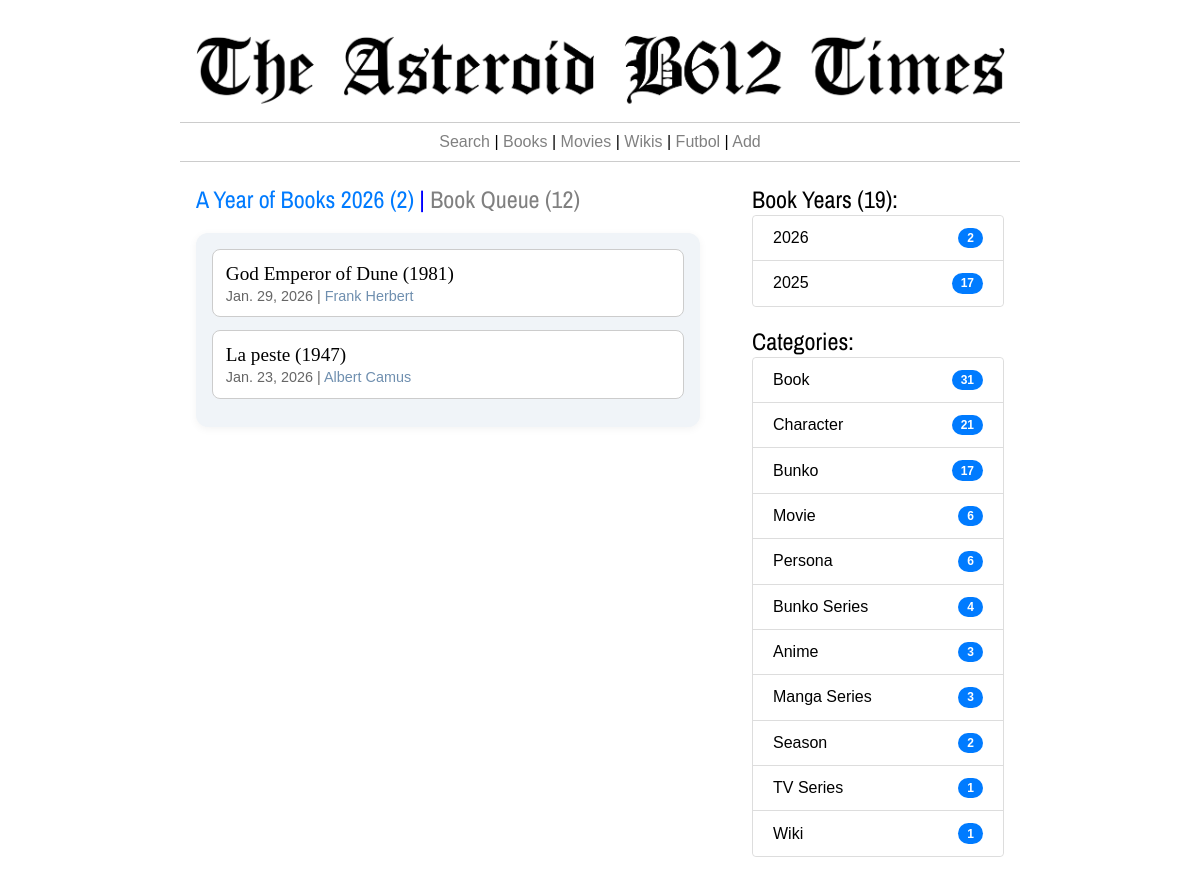
Page /book-history/ on the committed database.
### thetimes/models.py (models this page shows, shortened)
class Consumo(models.Model):
    item = models.ForeignKey(Item,on_delete=models.CASCADE)
    fec_ini = models.DateField()
    fec_fin = models.DateField(null=True, blank=True)
    unidades = models.CharField(max_length=100)
    cantidad = models.IntegerField()
    multiplicador = models.IntegerField()
    consumo = models.IntegerField()
    formato = models.CharField(max_length=200)
    inprogress = models.BooleanField(default=False)

class Item(models.Model):
    titulo = models.CharField(max_length=255)
    tipo = models.ForeignKey(Category, on_delete=models.CASCADE)
    contenido = models.TextField()
    fecha_creacion = models.DateTimeField()
    fecha_edicion = models.DateTimeField()
    consumido = models.BooleanField(default=False)
    @property
    def credit_links(self):
        if self.tipo.category.lower() in  ['book','movie','album']:
            ncreds = AttrItem.objects.filter(child=self, rel_name__in=['author','illustratror','pseudonym','director','Artist','artist']).count()
            if ncreds > 0:
                creds = AttrItem.objects.filter(child=self, rel_name__in=['author','illustratror','pseudonym','director','Artist','artist'])
                enlaces = ""
                for c in creds:
                    if c.rel_name not in  ['author','director','artist','Artist']:
                        this_c = "(" + c.credito +")"
                    else:
                        this_c = ""
                    enlaces = enlaces + "<a href='/item/"+str(c.item.id)+"' style='text-decoration:none; color:#6F8FAF;'>"+c.item.titulo+this_c+"</a>,&nbsp;"
                clinks = enlaces[:-7]
            else:
                clinks = None
        else:
            clinks = None
        return clinks
    @property
    def periodo(self):
        this_v = ''
        pubyear = 0
        inicios = Atributos.objects.filter(item=self, nombre__in=['pubyear','pubdate','premiere']).count()
        finales = Atributos.objects.filter(item=self, nombre__in=['finale']).count()
        inicio = 0
        fin = 0
        if inicios > 0:
            objeto = Atributos.objects.filter(item=self, nombre__in=['pubyear','pubdate','premiere']).latest('id')
            if objeto.tipo == 'int':
                inicio = int(objeto.entero)
            if objeto.tipo == 'fec':
                inicio = objeto.fecha.year
        if finales > 0:
            objeto = Atributos.objects.filter(item=self, nombre__in=['finale']).latest('id')
            if objeto.tipo == 'int':
                fin  = int(objeto.entero)
            if objeto.tipo == 'fec':
                fin = objeto.fecha.year
        if inicio > 0 and fin >0:
            this_v = f"({inicio}-{fin})"
        if (inicio>0 and fin==0) or (inicio>0 and fin>0 and inicio==fin):
            this_v = f"({inicio})"
        if inicio==0 and fin>0:
            this_v = f"({fin})"
        return this_v

class Atributos(models.Model):
    item = models.ForeignKey(Item, on_delete=models.CASCADE, related_name='atributos')
    orden = models.IntegerField()
    tipo = models.CharField(max_length=3)
    nombre = models.CharField(max_length=500)
    fecha = models.DateField(blank=True, null=True)
    entero = models.IntegerField(blank=True, null=True)
    texto = models.TextField(blank=True, null=True)
    decimal = models.DecimalField(max_digits=10, decimal_places=2, null=True, blank=True)

class Category(models.Model):
    category = models.CharField(max_length=255)
    @property
    def nitems(self):
        n_w = Item.objects.filter(tipo = self).count()
        return n_w

class AttrItem(models.Model):
    item = models.ForeignKey(Item,on_delete=models.CASCADE,related_name="parent_item")
    child = models.ForeignKey(Item,on_delete=models.CASCADE,related_name="child_item")
    rel_name = models.CharField(max_length=255)

### thetimes/views.py (the view)
# urls.py: path('book-history/', views.bookHistory, name='bookHistory'),
def bookHistory(request):
	get_y = request.GET.get('y', 1)
	conteo_0 = Consumo.objects.filter(item__tipo__category='Book',item__consumido=True,fec_fin__isnull=False).count()
	if conteo_0 == 0:
	    return redirect('/book-queue/')
	max_year = Consumo.objects.filter(item__tipo__category='Book',fec_fin__isnull=False).order_by('-fec_fin').first()
	this_y = max_year.fec_fin.year if int(get_y) == 1 else int(get_y)
	books = Consumo.objects.filter(item__tipo__category='Book',fec_fin__isnull=False, fec_fin__year=this_y).order_by('-fec_fin')
	rbooks = len(books)
	qbooks = Item.objects.filter(tipo__category='Book',consumo__item__isnull=True, consumido= False).count()
	in_progress = Consumo.objects.filter(item__tipo__category='Book', fec_fin__isnull=True)
	nr_books = Item.objects.filter(tipo__category='Book',consumido	= True).count()
	anhos = Consumo.objects.filter(item__tipo__category='Book',fec_fin__isnull=False).values('fec_fin__year').annotate(qbooks=Count('id')).order_by('-fec_fin__year')
	qbooks = qbooks + len(in_progress)
	cats = sorted(Category.objects.exclude(id=14),key=lambda t: t.nitems, reverse=True)
	return render(request,'read-history.html',{'books':books,'nr_books':nr_books,'this_y':this_y,'anhos':anhos,'rbooks':rbooks,'qbooks':qbooks,'cats':cats,'anhos':anhos})

### thetimes/templates/read-history.html (shortened to what this page needs)
{% extends 'base_times.html' %}
{% load static %}
{% block izquierda %}
  <h2 style="color:blue;"><a href="{% url 'bookHistory' %}" style="text-decoration:none; color:#007bff; ">A Year of Books {{this_y}} ({{rbooks}})</a> | <a href="{% url 'bookQueue' %}" style="text-decoration:none; color:grey; ">Book Queue ({{qbooks}})</a></h2>
  <br>
  <ul class="styled-list">
  {% for b in books %}
    <li>
      <span class="main-item"><a href="{% url 'item' b.item.id %}" style="text-decoration:none; color:black;">{{b.item.titulo}} {{b.item.periodo}}</a></span>
      <small class="sub-item"> {{b.fec_fin}} | {{b.item.credit_links|safe}}</small>
    </li>
  {% endfor %}
  </ul>
{% endblock %}
{% block derecha %}
<h2>Book Years ({{nr_books}}):</h2>
<ul class="list-group">
    {% for c in anhos %}
        <li class="list-group-item"><a href="{% url 'bookHistory' %}?y={{c.fec_fin__year}}" style="text-decoration:none; color:black;">{{c.fec_fin__year}}</a> <span class="badge badge-pill">{{c.qbooks}}</span></li>
    {% endfor %}
</ul>
<br>
<h2>Categories:</h2>
<ul class="list-group">
    {% for c in cats %}
      {% if c.nitems > 0 %}
        <li class="list-group-item"><a href="{% url 'categoria' c.id %}" style="text-decoration:none; color:black;">{{c.category|capfirst}}</a> <span class="badge badge-pill">{{c.nitems}}</span></li>
      {% endif %}
    {% endfor %}
</ul>
{% endblock %}

### rows in the picture
Consumo: item.titulo "God Emperor of Dune", item.periodo "(1981)", fec_fin "Jan. 29, 2026", item.credit_links "Frank Herbert"
Consumo: item.titulo "La peste", item.periodo "(1947)", fec_fin "Jan. 23, 2026", item.credit_links "Albert Camus"
Category: category "Book", nitems "31"
Category: category "Character", nitems "21"
Category: category "Bunko", nitems "17"
Category: category "Movie", nitems "6"
Category: category "Persona", nitems "6"
Category: category "Bunko Series", nitems "4"
Category: category "Anime", nitems "3"
Category: category "Manga Series", nitems "3"
Category: category "Season", nitems "2"
Category: category "TV Series", nitems "1"
Category: category "Wiki", nitems "1"

### other values in the picture
{{ this_y }} "2026"
{{ rbooks }} "2"
{{ qbooks }} "12"
{{ nr_books }} "19"
{{ c.fec_fin__year }} "2026" "2025"
{{ c.qbooks }} "2" "17"
